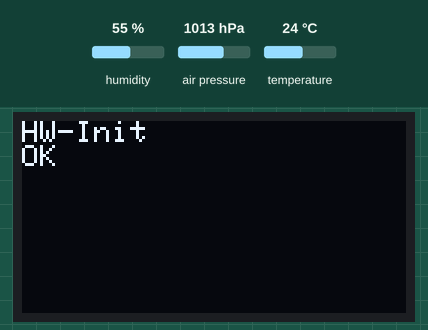
Bench run of a sketch on a simulated Arduino Uno, built with avr-gcc and run on an emulated ATmega328P. Parts: 128×64 one-colour display. The test bench sets the inputs (shaded band); at power-on: humidity 55 %, air pressure 1013 hPa, temperature 24 °C.

Above: at 0.1 s.
At 1.1 s:
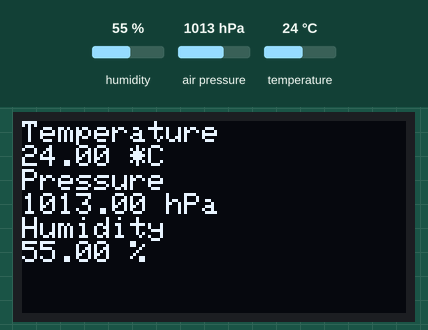
At 6.1 s:
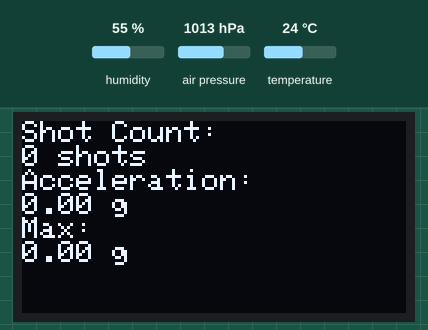

The sketch:

ShotCounter.ino
```cpp
#include "Wire.h"
#include "MPU9250.h"
#include "SSD1306Ascii.h"
#include "SSD1306AsciiWire.h"
#include "Adafruit_Sensor.h"
#include "Adafruit_BME280.h"
#define I2C_ADDRESS 0x3C

I2Cdev   I2C_M;
Adafruit_BME280 bme;
SSD1306AsciiWire oled;
MPU9250 accel;

uint8_t buffer_m[6];
int16_t ax, ay, az;
int16_t gx, gy, gz;
int16_t mx, my, mz;
int16_t shotCount;
float Axyz[3], sumAxyz, maxAxyz;

void setup() {
  Wire.begin();
  oled.begin(&Adafruit128x64, I2C_ADDRESS);
  oled.set400kHz();
  oled.setFont(Adafruit5x7);
  accel.initialize();
  oled.clear();
  oled.setCursor(0, 0);
  oled.println("HW-Init");
  if (accel.testConnection() && bme.begin()) {
    oled.println("OK");
  } else {
    oled.println("Failed");
  }
  delay(1000);
  oled.clear();
  oled.setCursor(0, 0);
  oled.println("Temperature");
  oled.print(bme.readTemperature());
  oled.println(" *C");
  oled.println("Pressure");
  oled.print(bme.readPressure() / 100.0F);
  oled.println(" hPa");
  oled.println("Humidity");
  oled.print(bme.readHumidity());
  oled.println(" %");
  delay(5000);
  oled.clear();
}

void loop()
{
  accel.getMotion9(&ax, &ay, &az, &gx, &gy, &gz, &mx, &my, &mz);
  Axyz[0] = (double) ax / 16384;
  Axyz[1] = (double) ay / 16384;
  Axyz[2] = (double) az / 16384;
  sumAxyz = sqrt(pow(Axyz[0], 2) + pow(Axyz[1], 2) + pow(Axyz[2], 2));
  if (sumAxyz > maxAxyz) {
    maxAxyz = sumAxyz;
  }
  if (sumAxyz > 2) {
    shotCount++;
    delay(50);
  }
  oled.setCursor(0, 0);
  oled.println("Shot Count:");
  oled.print(shotCount); oled.println(" shots ");
  oled.println("Acceleration: ");
  oled.print(sumAxyz); oled.println(" g ");
  oled.println("Max: ");
  oled.print(maxAxyz); oled.println(" g ");
}
```

Measured:
- what the display in image 1 shows lasts 5.1 s, from 1.0 s to 6.1 s
